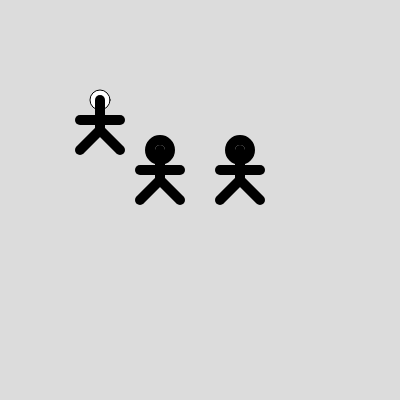
Frame 1 (no input)
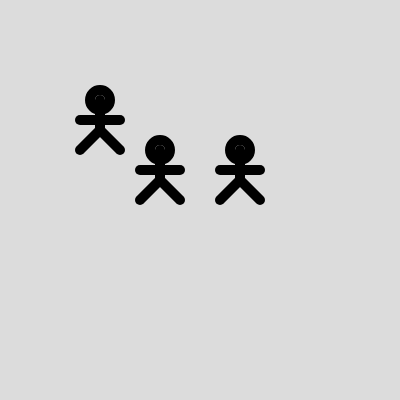
Frame 60 (no input)
Frame 120 (the mouse pressed at the canvas centre since frame 60): identical to frame 60, image omitted

The p5.js sketch that drew these frames (run headless with seeded random() and noise() and a simulated clock; from frame 60 on, the mouse is pressed at the canvas centre):

// p5.js sketch
// ── sketch.js
function setup() {
  createCanvas(400, 400);
}

function draw() {
  background(220);
  stickPerson(100,100)
  stickPerson(160,150)
  stickPerson(240,150)
}

function stickPerson(x, y) {
  circle(x, y, 20)
  strokeWeight(10)
  line(x,y,x,y+30)
  line(x-20,y+20,x+20,y+20)
  line(x,y+30,x+20,y+50)
  line(x,y+30,x-20,y+50)
}
